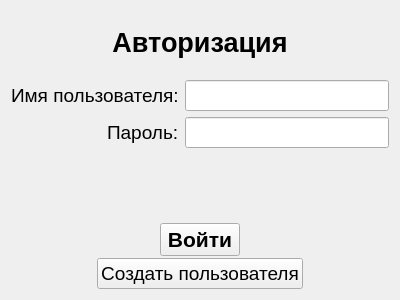
<?xml version="1.0" encoding="UTF-8"?>
<ui version="4.0">
 <class>Window_Authorization</class>
 <widget class="QWidget" name="Window_Authorization">
  <property name="geometry">
   <rect>
    <x>0</x>
    <y>0</y>
    <width>400</width>
    <height>300</height>
   </rect>
  </property>
  <property name="windowTitle">
   <string>Form</string>
  </property>
  <layout class="QVBoxLayout" name="verticalLayout_2">
   <item>
    <widget class="QLabel" name="mainLabel">
     <property name="font">
      <font>
       <pointsize>20</pointsize>
       <weight>75</weight>
       <bold>true</bold>
      </font>
     </property>
     <property name="text">
      <string>Авторизация</string>
     </property>
     <property name="alignment">
      <set>Qt::AlignCenter</set>
     </property>
    </widget>
   </item>
   <item>
    <layout class="QFormLayout" name="formLayout">
     <property name="labelAlignment">
      <set>Qt::AlignRight|Qt::AlignTrailing|Qt::AlignVCenter</set>
     </property>
     <item row="0" column="0">
      <widget class="QLabel" name="labelLogin">
       <property name="font">
        <font>
         <pointsize>14</pointsize>
        </font>
       </property>
       <property name="text">
        <string>Имя пользователя:</string>
       </property>
      </widget>
     </item>
     <item row="0" column="1">
      <widget class="QLineEdit" name="login">
       <property name="font">
        <font>
         <pointsize>14</pointsize>
        </font>
       </property>
      </widget>
     </item>
     <item row="1" column="0">
      <widget class="QLabel" name="labelPassword">
       <property name="font">
        <font>
         <pointsize>14</pointsize>
        </font>
       </property>
       <property name="text">
        <string>Пароль:</string>
       </property>
      </widget>
     </item>
     <item row="1" column="1">
      <widget class="QLineEdit" name="password">
       <property name="font">
        <font>
         <pointsize>14</pointsize>
        </font>
       </property>
       <property name="echoMode">
        <enum>QLineEdit::Password</enum>
       </property>
      </widget>
     </item>
    </layout>
   </item>
   <item>
    <widget class="QLabel" name="labelError">
     <property name="font">
      <font>
       <pointsize>10</pointsize>
      </font>
     </property>
     <property name="styleSheet">
      <string notr="true">QLabel { color: rgb(240, 0, 0); }</string>
     </property>
     <property name="text">
      <string/>
     </property>
     <property name="alignment">
      <set>Qt::AlignCenter</set>
     </property>
    </widget>
   </item>
   <item>
    <layout class="QVBoxLayout" name="verticalLayout">
     <property name="spacing">
      <number>2</number>
     </property>
     <item>
      <layout class="QHBoxLayout" name="horizontalLayout">
       <item>
        <widget class="QPushButton" name="buttonEntry">
         <property name="sizePolicy">
          <sizepolicy hsizetype="Maximum" vsizetype="Fixed">
           <horstretch>0</horstretch>
           <verstretch>0</verstretch>
          </sizepolicy>
         </property>
         <property name="font">
          <font>
           <pointsize>16</pointsize>
           <weight>75</weight>
           <bold>true</bold>
          </font>
         </property>
         <property name="text">
          <string>Войти</string>
         </property>
        </widget>
       </item>
      </layout>
     </item>
     <item>
      <layout class="QHBoxLayout" name="horizontalLayout_4">
       <item>
        <widget class="QPushButton" name="buttonCreateUser">
         <property name="sizePolicy">
          <sizepolicy hsizetype="Maximum" vsizetype="Fixed">
           <horstretch>0</horstretch>
           <verstretch>0</verstretch>
          </sizepolicy>
         </property>
         <property name="font">
          <font>
           <pointsize>14</pointsize>
          </font>
         </property>
         <property name="text">
          <string>Создать пользователя</string>
         </property>
        </widget>
       </item>
      </layout>
     </item>
    </layout>
   </item>
  </layout>
 </widget>
 <resources/>
 <connections/>
</ui>
